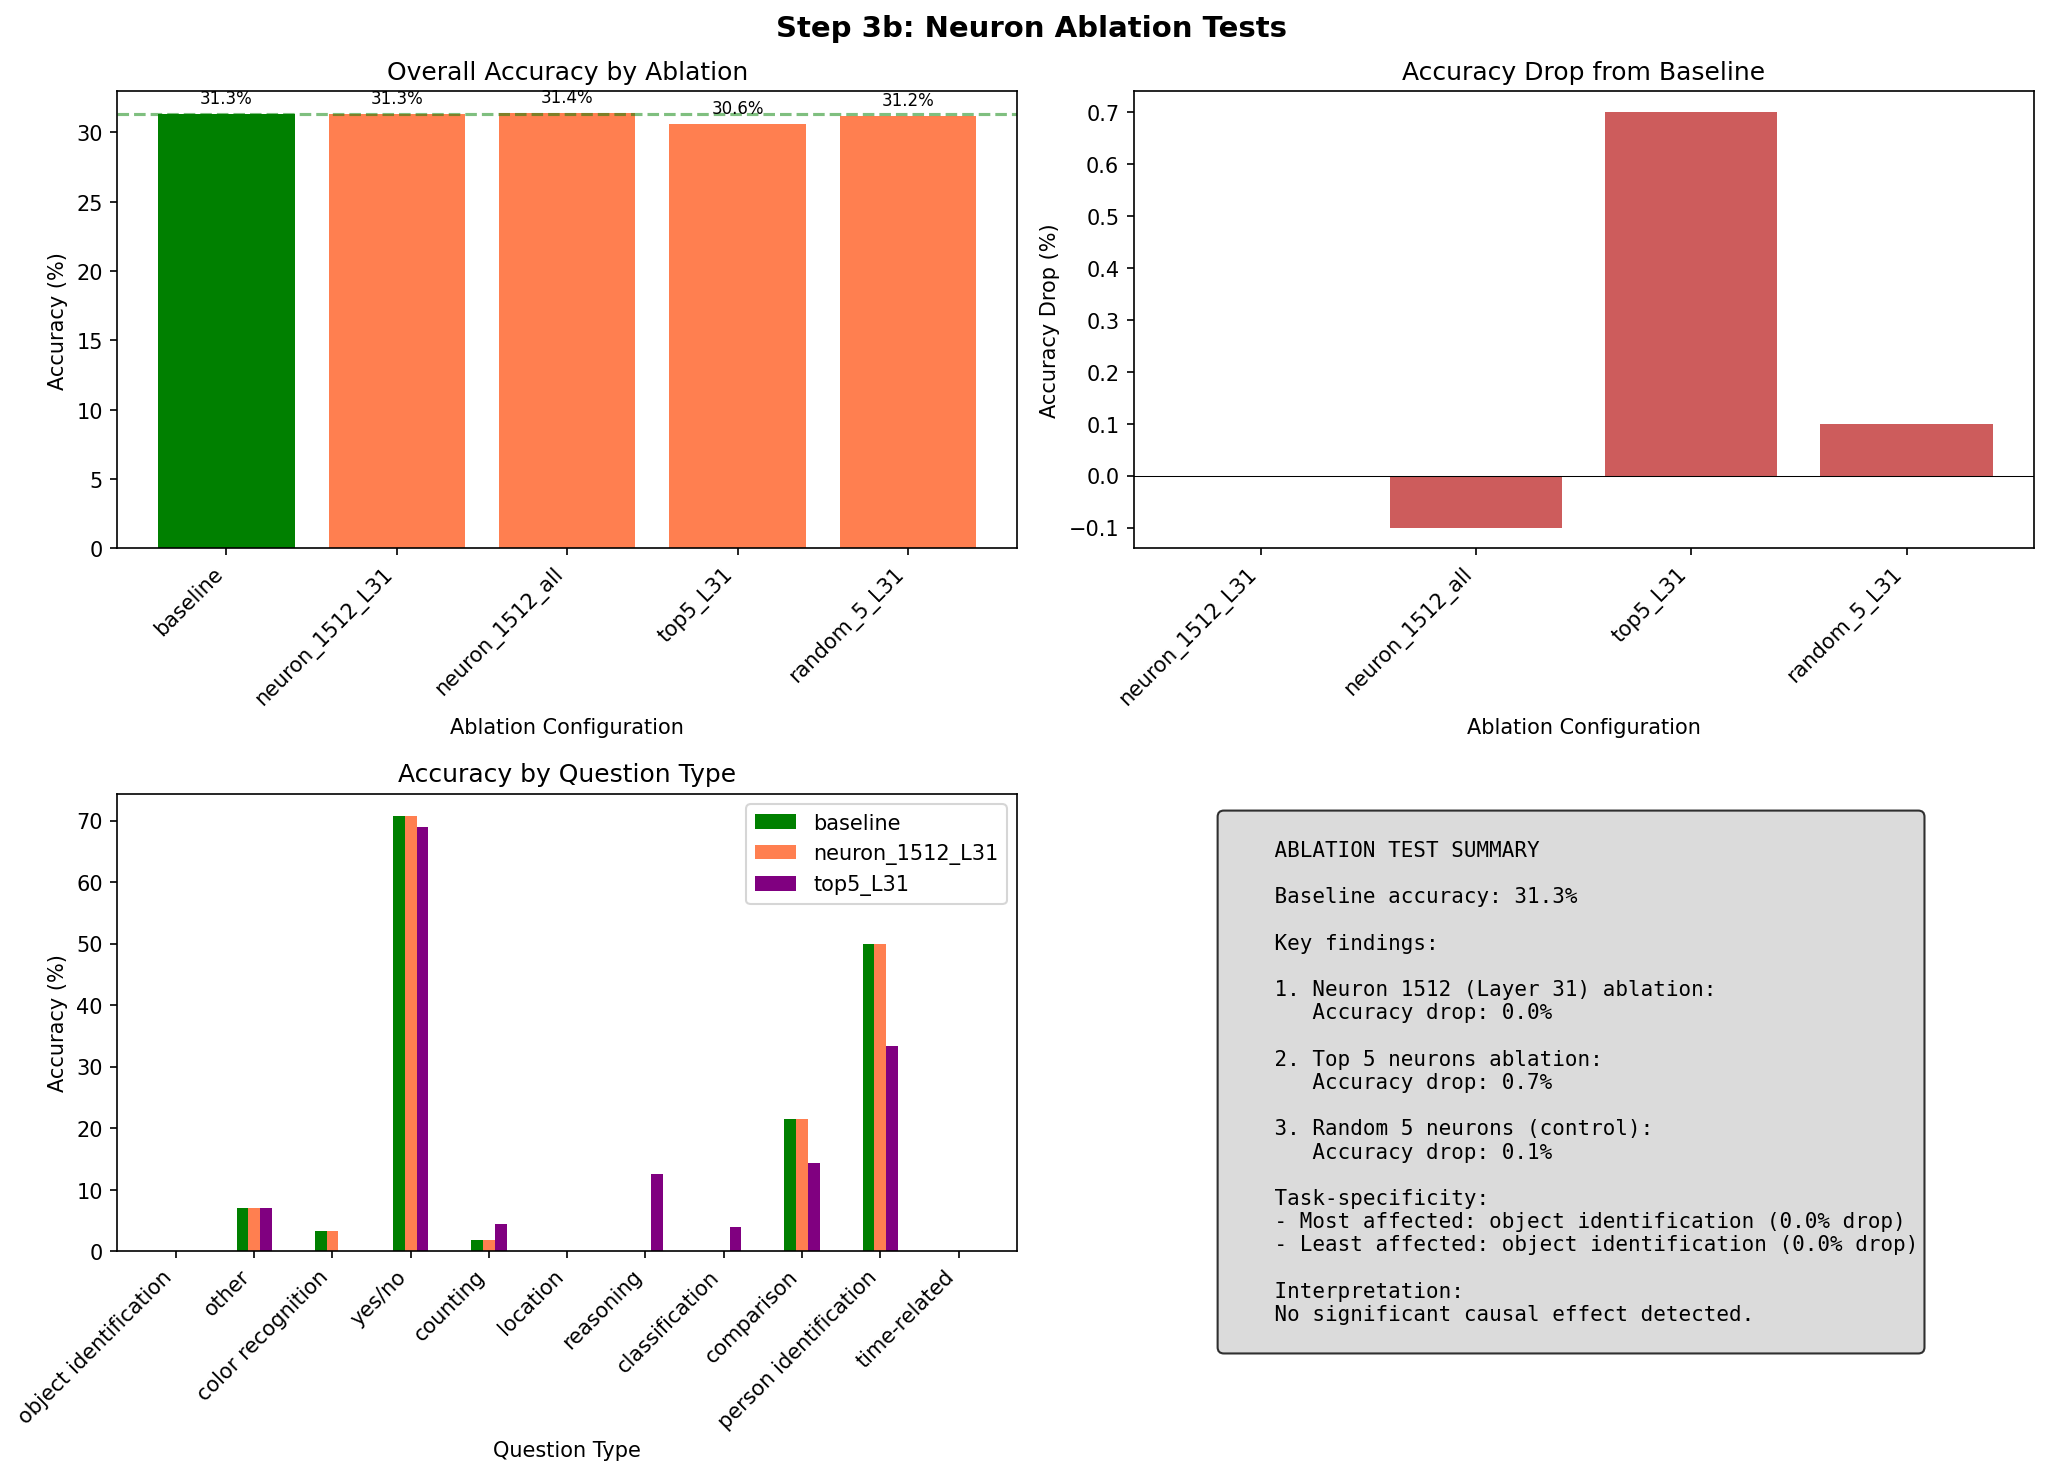

Recreate this plot in Python.
"""
STEP 3b: ABLATION TESTS

This script performs causal ablation tests on identified important neurons:
1. Zero out top neurons (e.g., Neuron 1512)
2. Measure accuracy drop overall and per question type
3. Show task-specificity: "ablating certain neurons tanks counting but leaves color intact"

From Shikhar's plan:
"To check causality: Zeroing test: for a small set of important neurons (e.g., top‑k by probe weight):
Set their activations to 0 (or to a baseline mean) at inference time
Re‑run the model and measure: Overall VQA accuracy, Accuracy per question type"
"""

import json
import torch
import numpy as np
from tqdm import tqdm
from transformers import AutoProcessor, LlavaForConditionalGeneration, BitsAndBytesConfig
from PIL import Image
import requests
from io import BytesIO
import pandas as pd
import matplotlib.pyplot as plt
import os
import warnings

warnings.filterwarnings('ignore')

# Get the directory where this script is located
SCRIPT_DIR = os.path.dirname(os.path.abspath(__file__))
PARENT_DIR = os.path.dirname(SCRIPT_DIR)


class NeuronAblator:
    """Performs neuron ablation experiments."""

    def __init__(self, model, processor):
        self.model = model
        self.processor = processor
        self.device = next(model.parameters()).device

        # Get model structure
        self.lm = model.language_model
        if hasattr(self.lm, 'layers'):
            self.layers = self.lm.layers
        elif hasattr(self.lm, 'model') and hasattr(self.lm.model, 'layers'):
            self.layers = self.lm.model.layers
        else:
            raise ValueError("Cannot find transformer layers")

        self.n_layers = len(self.layers)
        self.hooks = []
        self.ablation_config = {}  # {layer_idx: [neuron_indices]}

    def set_ablation(self, ablation_config):
        """Set which neurons to ablate.
        
        Args:
            ablation_config: dict mapping layer_idx -> list of neuron indices to zero
        """
        self.ablation_config = ablation_config

    def _create_ablation_hook(self, layer_idx):
        """Create a hook that zeros out specified neurons in MLP output."""

        def hook(module, input, output):
            if layer_idx in self.ablation_config:
                neurons_to_ablate = self.ablation_config[layer_idx]
                # output shape: (batch, seq, hidden_dim)
                # Zero out the specified neurons in-place to avoid tensor issues
                with torch.no_grad():
                    for neuron_idx in neurons_to_ablate:
                        if neuron_idx < output.shape[-1]:
                            output[:, :, neuron_idx] = 0
            return output

        return hook

    def setup_ablation_hooks(self):
        """Set up hooks for ablation."""
        self.clear_hooks()

        for layer_idx in self.ablation_config.keys():
            layer = self.layers[layer_idx]
            hook = layer.mlp.register_forward_hook(
                self._create_ablation_hook(layer_idx))
            self.hooks.append(hook)

        return len(self.hooks)

    def clear_hooks(self):
        """Remove all hooks."""
        for hook in self.hooks:
            hook.remove()
        self.hooks = []

    def run_inference(self, image, question):
        """Run inference with current ablation config."""
        prompt = f"USER: <image>\n{question}\nASSISTANT:"

        inputs = self.processor(text=prompt, images=image, return_tensors="pt")
        inputs = {k: v.to(self.device) for k, v in inputs.items()}

        with torch.no_grad():
            outputs = self.model(**inputs)

        logits = outputs.logits[0, -1, :]
        predicted_id = logits.argmax().item()
        predicted_text = self.processor.tokenizer.decode([predicted_id
                                                          ]).strip()

        return predicted_text

    def check_correct(self, predicted, ground_truth):
        """Check if prediction matches ground truth."""
        pred_lower = predicted.lower().strip()
        gt_lower = ground_truth.lower().strip()
        return gt_lower in pred_lower or pred_lower in gt_lower


def load_samples_with_types(n_samples=200):
    """Load samples with question type information."""
    df = pd.read_csv(os.path.join(PARENT_DIR, 'results.csv'))
    samples = []
    for _, row in df.iterrows():
        samples.append({
            'question': row['question'],
            'ground_truth': row['ground_truth'],
            'image_url': row['image_url'],
            'question_type': row['question_type']
        })
        if len(samples) >= n_samples:
            break
    return samples


def run_ablation_experiment(n_samples=200):
    """Run ablation experiments on identified important neurons."""

    print("=" * 70)
    print("STEP 3b: ABLATION TESTS")
    print("=" * 70)

    # Load model
    print("\nLoading model...")
    model_name = "llava-hf/llava-1.5-7b-hf"

    model = LlavaForConditionalGeneration.from_pretrained(
        model_name,
        device_map="auto",
        torch_dtype=torch.float16)
    processor = AutoProcessor.from_pretrained(model_name)

    ablator = NeuronAblator(model, processor)
    print(f"Model loaded. {ablator.n_layers} layers.")

    # Load samples
    print("\nLoading samples...")
    samples = load_samples_with_types(n_samples)
    print(f"Using {len(samples)} samples")

    # Count question types
    q_types = {}
    for s in samples:
        qt = s['question_type']
        q_types[qt] = q_types.get(qt, 0) + 1
    print(f"Question types: {q_types}")

    # Define ablation configurations to test
    # Based on our findings: Neuron 1512 is the "super-neuron" in Layer 31
    ablation_configs = {
        'baseline': {},  # No ablation
        'neuron_1512_L31': {
            31: [1512]
        },  # Ablate super-neuron
        'neuron_1512_all': {
            17: [1512],
            21: [1512],
            27: [1512],
            30: [1512],
            31: [1512]
        },  # Ablate across layers
        'top5_L31': {
            31: [1512, 1360, 1573, 3556, 2298]
        },  # Top 5 neurons from analysis
        'random_5_L31': {
            31: [100, 500, 1000, 2000, 3000]
        },  # Random 5 for comparison
    }

    results = {}

    for config_name, config in ablation_configs.items():
        print(f"\n{'=' * 50}")
        print(f"Testing: {config_name}")
        print(f"{'=' * 50}")

        ablator.set_ablation(config)
        if config:
            ablator.setup_ablation_hooks()

        # Track results per question type
        correct_by_type = {}
        total_by_type = {}
        all_correct = 0
        all_total = 0

        for i, sample in enumerate(tqdm(samples)):
            try:
                # Load image
                response = requests.get(sample['image_url'], timeout=10)
                image = Image.open(BytesIO(response.content)).convert('RGB')

                # Run inference
                predicted = ablator.run_inference(image, sample['question'])
                is_correct = ablator.check_correct(predicted,
                                                   sample['ground_truth'])

                # Track results
                qt = sample['question_type']
                if qt not in correct_by_type:
                    correct_by_type[qt] = 0
                    total_by_type[qt] = 0

                if is_correct:
                    correct_by_type[qt] += 1
                    all_correct += 1
                total_by_type[qt] += 1
                all_total += 1

            except Exception as e:
                print(f"Error on sample {i}: {e}")
                continue

        ablator.clear_hooks()

        # Calculate accuracies
        overall_acc = all_correct / all_total if all_total > 0 else 0
        acc_by_type = {
            qt: correct_by_type.get(qt, 0) / total_by_type.get(qt, 1)
            for qt in total_by_type.keys()
        }

        results[config_name] = {
            'overall_accuracy': overall_acc,
            'accuracy_by_type': acc_by_type,
            'n_correct': all_correct,
            'n_total': all_total,
            'config': {
                str(k): v
                for k, v in config.items()
            }  # Convert keys to strings for JSON
        }

        print(f"\nOverall accuracy: {overall_acc*100:.1f}%")
        print("Accuracy by question type:")
        for qt, acc in acc_by_type.items():
            print(f"  {qt}: {acc*100:.1f}%")

    # Calculate drops from baseline
    print("\n" + "=" * 70)
    print("ABLATION IMPACT ANALYSIS")
    print("=" * 70)

    baseline_acc = results['baseline']['overall_accuracy']
    baseline_by_type = results['baseline']['accuracy_by_type']

    impact_analysis = {}

    for config_name, res in results.items():
        if config_name == 'baseline':
            continue

        overall_drop = baseline_acc - res['overall_accuracy']
        drops_by_type = {}

        for qt in baseline_by_type.keys():
            if qt in res['accuracy_by_type']:
                drops_by_type[
                    qt] = baseline_by_type[qt] - res['accuracy_by_type'][qt]

        impact_analysis[config_name] = {
            'overall_drop': overall_drop,
            'drops_by_type': drops_by_type
        }

        print(f"\n{config_name}:")
        print(f"  Overall accuracy drop: {overall_drop*100:.1f}%")
        print("  Drops by question type:")
        for qt, drop in drops_by_type.items():
            marker = " ← SIGNIFICANT!" if abs(drop) > 0.05 else ""
            print(f"    {qt}: {drop*100:.1f}%{marker}")

    # Save results
    save_results = {
        'n_samples': n_samples,
        'ablation_results': results,
        'impact_analysis': impact_analysis
    }

    with open(os.path.join(SCRIPT_DIR, 'step3b_ablation_results.json'),
              'w') as f:
        json.dump(save_results, f, indent=2)
    print("\nSaved: step3b_ablation_results.json")

    # Create visualization
    create_ablation_visualization(results, impact_analysis)

    return results, impact_analysis


def create_ablation_visualization(results, impact_analysis):
    """Create visualization of ablation results."""

    fig, axes = plt.subplots(2, 2, figsize=(14, 10))
    fig.suptitle('Step 3b: Neuron Ablation Tests',
                 fontsize=14,
                 fontweight='bold')

    # 1. Overall accuracy comparison
    ax1 = axes[0, 0]
    configs = list(results.keys())
    overall_accs = [results[c]['overall_accuracy'] * 100 for c in configs]
    colors = ['green' if c == 'baseline' else 'coral' for c in configs]

    bars = ax1.bar(range(len(configs)), overall_accs, color=colors)
    ax1.set_xlabel('Ablation Configuration')
    ax1.set_ylabel('Accuracy (%)')
    ax1.set_title('Overall Accuracy by Ablation')
    ax1.set_xticks(range(len(configs)))
    ax1.set_xticklabels(configs, rotation=45, ha='right')
    ax1.axhline(y=overall_accs[0],
                color='green',
                linestyle='--',
                alpha=0.5,
                label='Baseline')

    # Add value labels
    for bar, acc in zip(bars, overall_accs):
        ax1.text(bar.get_x() + bar.get_width() / 2,
                 bar.get_height() + 0.5,
                 f'{acc:.1f}%',
                 ha='center',
                 va='bottom',
                 fontsize=8)

    # 2. Accuracy drop by configuration
    ax2 = axes[0, 1]
    ablation_configs = [c for c in configs if c != 'baseline']
    drops = [
        impact_analysis[c]['overall_drop'] * 100 for c in ablation_configs
    ]

    bars = ax2.bar(range(len(ablation_configs)), drops, color='indianred')
    ax2.set_xlabel('Ablation Configuration')
    ax2.set_ylabel('Accuracy Drop (%)')
    ax2.set_title('Accuracy Drop from Baseline')
    ax2.set_xticks(range(len(ablation_configs)))
    ax2.set_xticklabels(ablation_configs, rotation=45, ha='right')
    ax2.axhline(y=0, color='black', linestyle='-', linewidth=0.5)

    # 3. Per question-type breakdown for key ablations
    ax3 = axes[1, 0]

    # Get question types
    q_types = list(results['baseline']['accuracy_by_type'].keys())
    x = np.arange(len(q_types))
    width = 0.15

    # Plot baseline and key ablations
    key_configs = ['baseline', 'neuron_1512_L31', 'top5_L31']
    colors_map = {
        'baseline': 'green',
        'neuron_1512_L31': 'coral',
        'top5_L31': 'purple'
    }

    for i, config in enumerate(key_configs):
        if config in results:
            accs = [
                results[config]['accuracy_by_type'].get(qt, 0) * 100
                for qt in q_types
            ]
            ax3.bar(x + i * width,
                    accs,
                    width,
                    label=config,
                    color=colors_map.get(config, 'gray'))

    ax3.set_xlabel('Question Type')
    ax3.set_ylabel('Accuracy (%)')
    ax3.set_title('Accuracy by Question Type')
    ax3.set_xticks(x + width)
    ax3.set_xticklabels(q_types, rotation=45, ha='right')
    ax3.legend()

    # 4. Summary text
    ax4 = axes[1, 1]
    ax4.axis('off')

    # Find most affected question type
    if 'neuron_1512_L31' in impact_analysis:
        drops_by_type = impact_analysis['neuron_1512_L31']['drops_by_type']
        if drops_by_type:
            max_drop_type = max(drops_by_type.keys(),
                                key=lambda k: drops_by_type[k])
            max_drop = drops_by_type[max_drop_type]
            min_drop_type = min(drops_by_type.keys(),
                                key=lambda k: drops_by_type[k])
            min_drop = drops_by_type[min_drop_type]
        else:
            max_drop_type, max_drop = "N/A", 0
            min_drop_type, min_drop = "N/A", 0
    else:
        max_drop_type, max_drop = "N/A", 0
        min_drop_type, min_drop = "N/A", 0

    neuron_drop = impact_analysis.get('neuron_1512_L31', {}).get(
        'overall_drop', 0) * 100
    top5_drop = impact_analysis.get('top5_L31', {}).get('overall_drop',
                                                        0) * 100
    random_drop = impact_analysis.get('random_5_L31', {}).get(
        'overall_drop', 0) * 100

    summary_text = f"""
    ABLATION TEST SUMMARY
    
    Baseline accuracy: {results['baseline']['overall_accuracy']*100:.1f}%
    
    Key findings:
    
    1. Neuron 1512 (Layer 31) ablation:
       Accuracy drop: {neuron_drop:.1f}%
       
    2. Top 5 neurons ablation:
       Accuracy drop: {top5_drop:.1f}%
       
    3. Random 5 neurons (control):
       Accuracy drop: {random_drop:.1f}%
    
    Task-specificity:
    - Most affected: {max_drop_type} ({max_drop*100:.1f}% drop)
    - Least affected: {min_drop_type} ({min_drop*100:.1f}% drop)
    
    Interpretation:
    {"Neuron 1512 is CAUSALLY important for VQA!" if neuron_drop > random_drop else "No significant causal effect detected."}
    """

    ax4.text(0.1,
             0.95,
             summary_text,
             transform=ax4.transAxes,
             fontsize=10,
             verticalalignment='top',
             fontfamily='monospace',
             bbox=dict(boxstyle='round', facecolor='lightgray', alpha=0.8))

    plt.tight_layout()
    plt.savefig(os.path.join(SCRIPT_DIR, 'step3b_ablation_tests.png'),
                dpi=150,
                bbox_inches='tight')
    plt.savefig(os.path.join(SCRIPT_DIR, 'step3b_ablation_tests.pdf'),
                bbox_inches='tight')
    print("Saved: step3b_ablation_tests.png")


if __name__ == "__main__":
    import argparse
    parser = argparse.ArgumentParser()
    parser.add_argument('--n_samples', type=int, default=200)
    args = parser.parse_args()

    results, impact = run_ablation_experiment(n_samples=args.n_samples)
